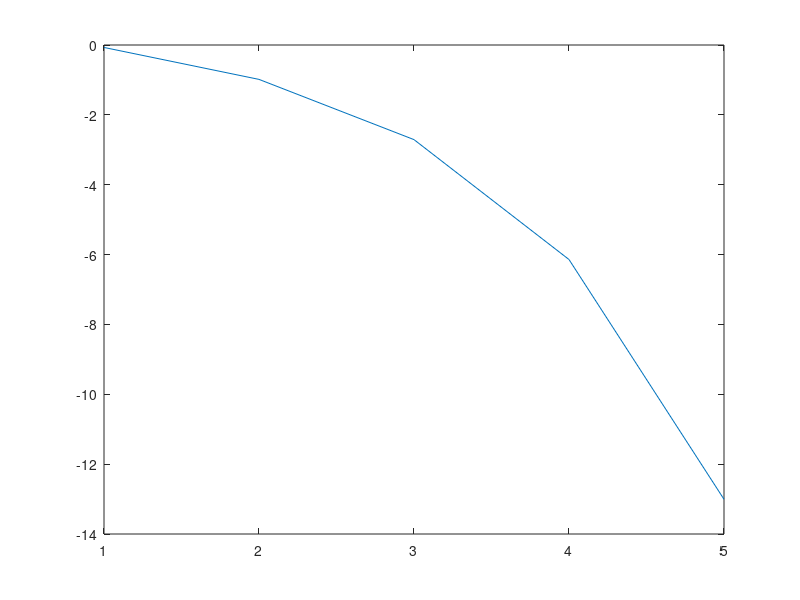

Write the MATLAB code that produced this figure.

 % ########################################
 % Newton's Method for finding SQUARE roots
 % ########################################
 
 clear
 format long
 a = 1202807^(1.25/9);
 xstar = sqrt(a);  % Just used for calculating errors

 it_limit = 30;
 
 xkeep = zeros(1,it_limit);
 errors = xkeep;
 it_numbers = xkeep;
 
 % Starting estimate:
 
 x1 = 0.5 * a

 
 xkeep(1) = x1;
 log_errors(1) = log10(abs(xkeep(1) - xstar));
 it_numbers(1) = 1;
 
 tol = 0.000001;
 
 i = 2;
 
 x2 = 0.5 * (x1 + a/x1)
 xkeep(i) = x2;
 log_errors(i) = log10(abs(xkeep(i) - xstar));
 it_numbers(i) = i;
 
 while ((abs(x2-x1) > tol) & (i < it_limit))
   x1 = x2;
   i = i + 1;
   
   x2 = 0.5 * (x1 + a/x1)
   xkeep(i) = x2;
   log_errors(i) = log10(abs(xkeep(i) - xstar));
   it_numbers(i) = i;
 end
 
 for  j = 1:i
   yy(j) = log_errors(j);
   xx(j) = it_numbers(j);
 end
 
 disp(' ')
 disp('No. of iterations:')
 disp(i)
 
 disp('Final estimate of root:')
 disp(xkeep(i))
 
 plot(xx,yy)  
 
